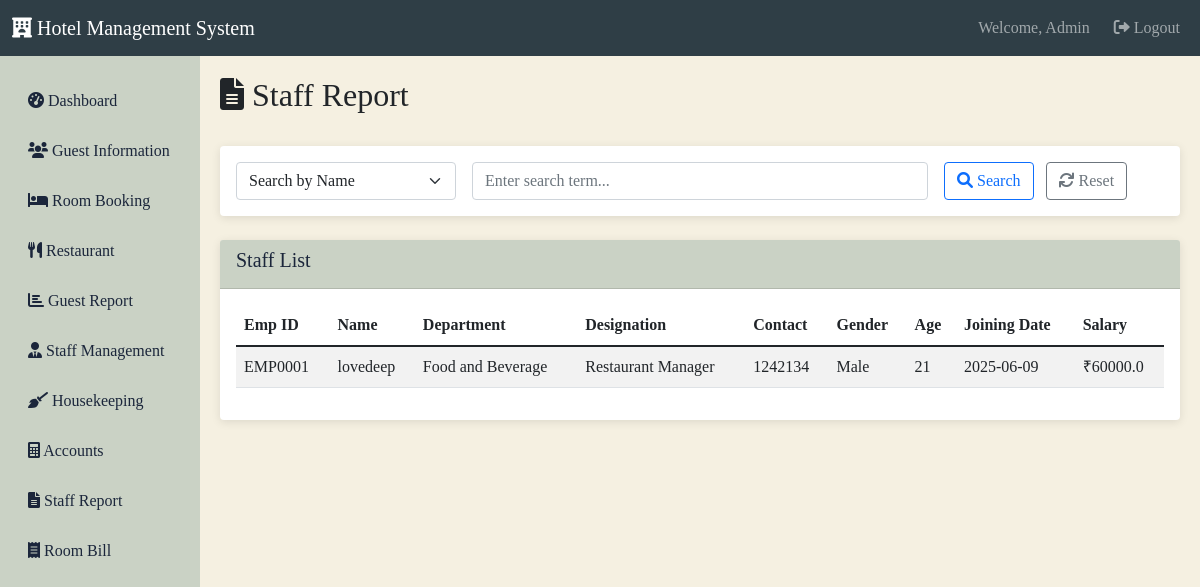
Screenshot of /report/staff-report (signed in) with the database file from the repository.
### tables this page shows
CREATE TABLE admin_emp (
            id INTEGER PRIMARY KEY AUTOINCREMENT,
            name TEXT NOT NULL,
            emp_id TEXT UNIQUE NOT NULL,
            department TEXT NOT NULL,
            type TEXT NOT NULL,
            password TEXT NOT NULL
        );

CREATE TABLE staff_detail (
            emp_id TEXT PRIMARY KEY,
            full_name TEXT NOT NULL,
            id_type TEXT NOT NULL,
            id_number TEXT NOT NULL,
            gender TEXT NOT NULL,
            age TEXT NOT NULL,
            contact TEXT NOT NULL,
            address TEXT NOT NULL,
            department TEXT NOT NULL,
            designation TEXT NOT NULL,
            joining_date TEXT NOT NULL,
            image TEXT,
            salary REAL
        );

### routes/report.py (the view)
@report_bp.route('/staff-report')
@login_required
def staff_report():
    conn = get_db()
    cursor = conn.cursor()
    cursor.execute('SELECT * FROM staff_detail ORDER BY emp_id')
    staff = cursor.fetchall()
    conn.close()
    return render_template('report/staff_report.html', staff=staff)

### app.py (called while the page is built)
@login_manager.user_loader
def load_user(user_id):
    from models import User
    return User.get(user_id)

### database.py (called while the page is built)
def get_db():
    conn = sqlite3.connect(Config.DATABASE_PATH)
    conn.row_factory = sqlite3.Row
    return conn

### models.py (called while the page is built)
    @staticmethod
    def get(user_id):
        conn = get_db()
        cursor = conn.cursor()
        cursor.execute('SELECT * FROM admin_emp WHERE id = ?', (user_id,))
        user_data = cursor.fetchone()
        conn.close()
        if user_data:
            return User(
                id=user_data['id'],
                name=user_data['name'],
                emp_id=user_data['emp_id'],
                department=user_data['department'],
                user_type=user_data['type']
            )
        return None

### templates/report/staff_report.html (shortened to what this page needs)
{% extends "base.html" %}
{% block content %}
<div class="d-flex justify-content-between align-items-center mb-4">
    <h2><i class="fas fa-file-alt"></i> Staff Report</h2>
</div>
<div class="card mb-4">
    <div class="card-body">
        <form method="GET" action="{{ url_for('report.search_staff_report') }}" class="row g-3">
            <div class="col-md-3">
                <select class="form-select" name="type">
                    <option value="name" {% if search_type == 'name' %}selected{% endif %}>Search by Name</option>
                </select>
            </div>
            <div class="col-md-6">
                <input type="text" class="form-control" name="q" placeholder="Enter search term..." value="{{ search_query or '' }}">
            </div>
            <div class="col-md-3">
                <button type="submit" class="btn btn-outline-primary me-2">
                    <i class="fas fa-search"></i> Search
                </button>
                <a href="{{ url_for('report.staff_report') }}" class="btn btn-outline-secondary">
                    <i class="fas fa-refresh"></i> Reset
                </a>
            </div>
        </form>
    </div>
</div>
<div class="card">
    <div class="card-header">
        <h5>Staff List</h5>
    </div>
    <div class="card-body">
        <div class="table-responsive">
            <table class="table table-striped">
                <thead>
                    <tr>
                        <th>Emp ID</th>
                        <th>Name</th>
                        <th>Department</th>
                        <th>Designation</th>
                        <th>Contact</th>
                        <th>Gender</th>
                        <th>Age</th>
                        <th>Joining Date</th>
                        <th>Salary</th>
                    </tr>
                </thead>
                <tbody>
                    {% for staff_member in staff %}
                    <tr>
                        <td>{{ staff_member.emp_id }}</td>
                        <td>{{ staff_member.full_name }}</td>
                        <td>{{ staff_member.department }}</td>
                        <td>{{ staff_member.designation }}</td>
                        <td>{{ staff_member.contact }}</td>
                        <td>{{ staff_member.gender }}</td>
                        <td>{{ staff_member.age }}</td>
                        <td>{{ staff_member.joining_date }}</td>
                        <td>₹{{ staff_member.salary }}</td>
                    </tr>
                    {% else %}
                    <tr>
                        <td colspan="9" class="text-center">No staff found</td>
                    </tr>
                    {% endfor %}
                </tbody>
            </table>
        </div>
    </div>
</div>
{% endblock %}

### templates/base.html (shortened to what this page needs)
<!DOCTYPE html>
<html lang="en">
<head>
    <link href="https://cdn.jsdelivr.net/npm/bootstrap@5.1.3/dist/css/bootstrap.min.css" rel="stylesheet">
    <link href="https://cdnjs.cloudflare.com/ajax/libs/font-awesome/6.0.0/css/all.min.css" rel="stylesheet">
</head>
<body>
    <nav class="navbar navbar-expand-lg navbar-dark">
        <div class="container-fluid">
            <a class="navbar-brand" href="{{ url_for('main.dashboard') }}">
                <i class="fas fa-hotel"></i> Hotel Management System
            </a>
            {% if current_user.is_authenticated %}
            <div class="navbar-nav ms-auto">
                <span class="navbar-text me-3">Welcome, {{ current_user.name }}</span>
                <a class="nav-link" href="{{ url_for('auth.logout') }}">
                    <i class="fas fa-sign-out-alt"></i> Logout
                </a>
            </div>
            {% else %}
            <div class="navbar-nav ms-auto">
                <a class="nav-link" href="{{ url_for('auth.login') }}">
                    <i class="fas fa-sign-in-alt"></i> Login
                </a>
            </div>
            {% endif %}
        </div>
    </nav>
    <div class="container-fluid">
        <div class="row">
            {% if current_user.is_authenticated %}
            <nav class="col-md-2 sidebar">
                <div class="nav flex-column">
                    <a class="nav-link" href="{{ url_for('main.dashboard') }}">
                        <i class="fas fa-tachometer-alt"></i> Dashboard
                    </a>
                    <a class="nav-link" href="{{ url_for('guest.index') }}">
                        <i class="fas fa-users"></i> Guest Information
                    </a>
                    <a class="nav-link" href="{{ url_for('room.booking') }}">
                        <i class="fas fa-bed"></i> Room Booking
                    </a>
                    <a class="nav-link" href="{{ url_for('restaurant.index') }}">
                        <i class="fas fa-utensils"></i> Restaurant
                    </a>
                    <a class="nav-link" href="{{ url_for('report.guest_report') }}">
                        <i class="fas fa-chart-bar"></i> Guest Report
                    </a>
                    {% if session.user_type == 'Admin' %}
                    <a class="nav-link" href="{{ url_for('staff.index') }}">
                        <i class="fas fa-user-tie"></i> Staff Management
                    </a>
                    {% endif %}
                    <a class="nav-link" href="{{ url_for('housekeeping.index') }}">
                        <i class="fas fa-broom"></i> Housekeeping
                    </a>
                    <a class="nav-link" href="{{ url_for('account.index') }}">
                        <i class="fas fa-calculator"></i> Accounts
                    </a>
                    {% if session.user_type == 'Admin' %}
                    <a class="nav-link" href="{{ url_for('report.staff_report') }}">
                        <i class="fas fa-file-alt"></i> Staff Report
                    </a>
                    {% endif %}
                    <a class="nav-link" href="{{ url_for('room.bill') }}">
                        <i class="fas fa-receipt"></i> Room Bill
                    </a>
                </div>
            </nav>
            <main class="col-md-10 content">
            {% else %}
            <main class="col-12 content">
            {% endif %}
                {% block content %}{% endblock %}
            </main>
        </div>
    </div>
</body>
</html>

### templates/base.html (style rules this page uses)
:root { --primary-color: #2f3e46; --secondary-color: #cad2c5; --accent-color: #f5f0e1; --text-color: #1b263b; }
body { background-color: var(--accent-color); font-family: 'Times New Roman', serif; }
.navbar { background-color: var(--primary-color) !important; }
.sidebar { background-color: var(--secondary-color); min-height: calc(100vh - 56px); padding-top: 20px; }
.sidebar .nav-link { color: var(--text-color); margin: 5px 0; border-radius: 5px; }
.content { padding: 20px; }
.card { border: none; box-shadow: 0 2px 10px rgba(0,0,0,0.1); }
.card-header { background-color: var(--secondary-color); color: var(--text-color); font-weight: bold; }

### rows the page displays
admin_emp: name "Admin"
staff_detail: emp_id "EMP0001", full_name "lovedeep", department "Food and Beverage", designation "Restaurant Manager", contact "1242134", gender "Male", age "21", joining_date "2025-06-09", salary "60000.0"
